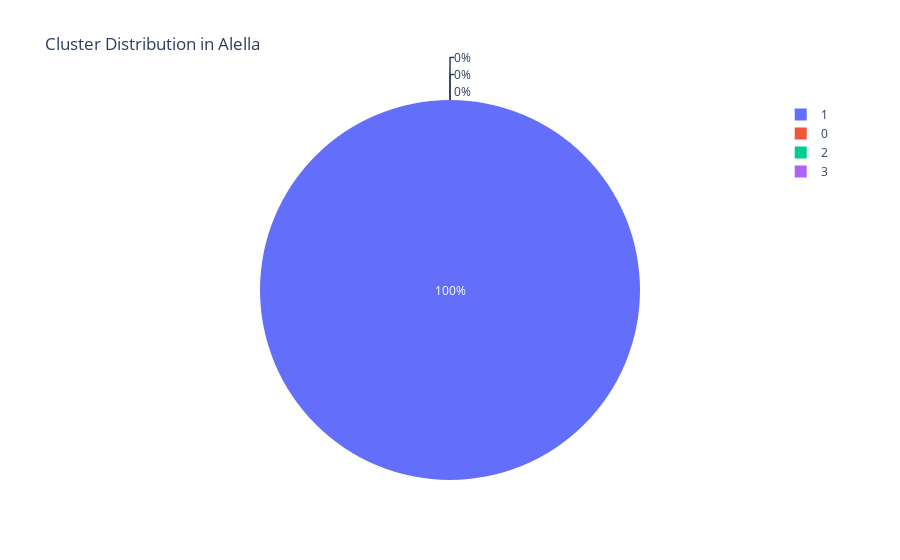
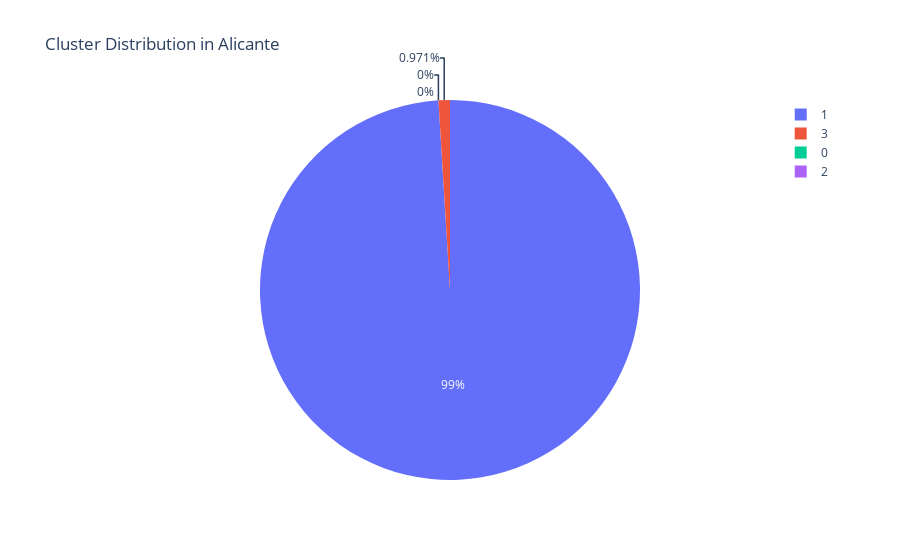
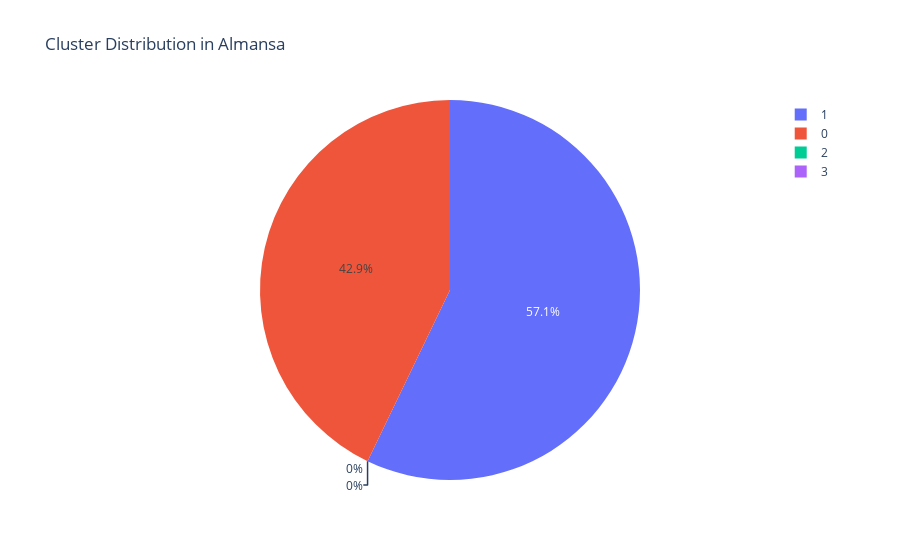
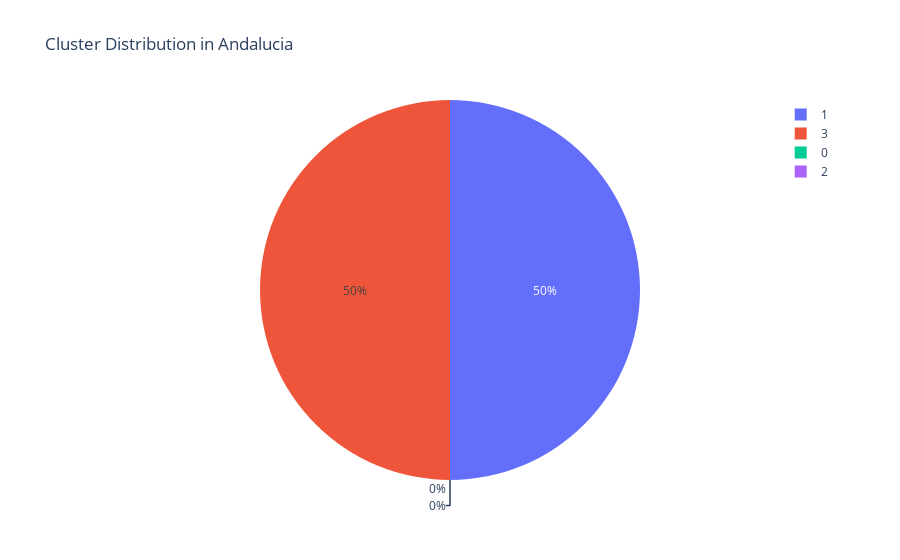

Here is the notebook cell these charts were saved with, in order:
### Code cell
# prompt: coba tampilkan hasil clustering pada semua region dengan pie chart

import plotly.express as px

# Assuming 'df1' is your DataFrame with the 'region' and 'Cluster' columns.
# Replace this with your actual DataFrame if necessary.

# Group the data by region and cluster to get counts for each cluster in each region.
region_cluster_counts = df1.groupby(['region', 'Cluster'])['Cluster'].count().unstack(fill_value=0)

# Create a list to hold all the pie charts.
pie_charts = []

# Loop through each region and create a pie chart for its clusters.
for region in region_cluster_counts.index:
    cluster_counts = region_cluster_counts.loc[region]
    fig = px.pie(values=cluster_counts, names=cluster_counts.index, title=f'Cluster Distribution in {region}')
    pie_charts.append(fig)

# Display all the pie charts (you can customize the display if needed)
for chart in pie_charts:
    chart.show()

### Figure 1 — Plotly figure (JSON) as saved in the notebook; plotly's stock layout.template omitted (floating-point values rounded to 4 significant figures)
{"data": [{"domain": {"x": [0, 1], "y": [0, 1]}, "hovertemplate": "label=%{label}<br>value=%{value}<extra></extra>", "labels": [0, 1, 2, 3], "legendgroup": "", "name": "", "showlegend": true, "type": "pie", "values": [0, 2, 0, 0]}], "layout": {"legend": {"tracegroupgap": 0}, "title": {"text": "Cluster Distribution in Alella"}}}

### Figure 2 — Plotly figure (JSON) as saved in the notebook; plotly's stock layout.template omitted (floating-point values rounded to 4 significant figures)
{"data": [{"domain": {"x": [0, 1], "y": [0, 1]}, "hovertemplate": "label=%{label}<br>value=%{value}<extra></extra>", "labels": [0, 1, 2, 3], "legendgroup": "", "name": "", "showlegend": true, "type": "pie", "values": [0, 204, 0, 2]}], "layout": {"legend": {"tracegroupgap": 0}, "title": {"text": "Cluster Distribution in Alicante"}}}

### Figure 3 — Plotly figure (JSON) as saved in the notebook; plotly's stock layout.template omitted (floating-point values rounded to 4 significant figures)
{"data": [{"domain": {"x": [0, 1], "y": [0, 1]}, "hovertemplate": "label=%{label}<br>value=%{value}<extra></extra>", "labels": [0, 1, 2, 3], "legendgroup": "", "name": "", "showlegend": true, "type": "pie", "values": [3, 4, 0, 0]}], "layout": {"legend": {"tracegroupgap": 0}, "title": {"text": "Cluster Distribution in Almansa"}}}

### Figure 4 — Plotly figure (JSON) as saved in the notebook; plotly's stock layout.template omitted (floating-point values rounded to 4 significant figures)
{"data": [{"domain": {"x": [0, 1], "y": [0, 1]}, "hovertemplate": "label=%{label}<br>value=%{value}<extra></extra>", "labels": [0, 1, 2, 3], "legendgroup": "", "name": "", "showlegend": true, "type": "pie", "values": [0, 1, 0, 1]}], "layout": {"legend": {"tracegroupgap": 0}, "title": {"text": "Cluster Distribution in Andalucia"}}}
